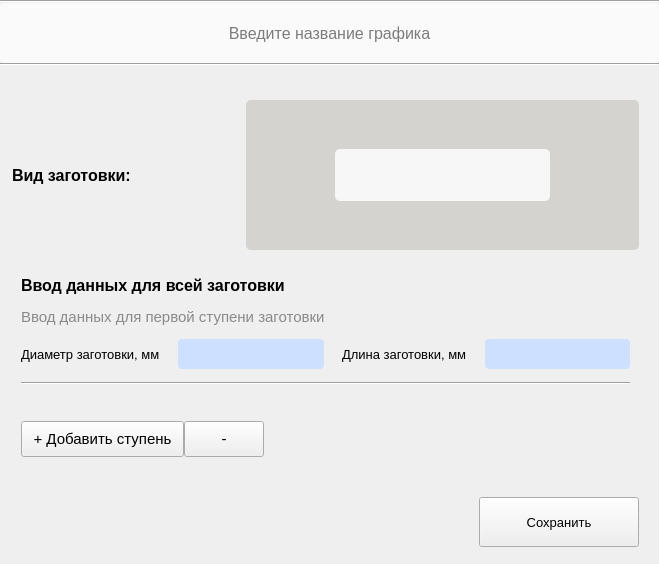
<?xml version="1.0" encoding="UTF-8"?>
<ui version="4.0">
 <class>MainWindow</class>
 <widget class="QMainWindow" name="MainWindow">
  <property name="geometry">
   <rect>
    <x>0</x>
    <y>0</y>
    <width>659</width>
    <height>564</height>
   </rect>
  </property>
  <property name="maximumSize">
   <size>
    <width>850</width>
    <height>700</height>
   </size>
  </property>
  <property name="windowTitle">
   <string>Новый график</string>
  </property>
  <property name="autoFillBackground">
   <bool>true</bool>
  </property>
  <widget class="QWidget" name="type_z_lin_widget">
   <layout class="QVBoxLayout" name="verticalLayout_2">
    <property name="spacing">
     <number>0</number>
    </property>
    <property name="leftMargin">
     <number>0</number>
    </property>
    <property name="topMargin">
     <number>0</number>
    </property>
    <property name="rightMargin">
     <number>0</number>
    </property>
    <item>
     <widget class="Line" name="line_3">
      <property name="orientation">
       <enum>Qt::Horizontal</enum>
      </property>
     </widget>
    </item>
    <item>
     <widget class="QLineEdit" name="name_graph_line">
      <property name="minimumSize">
       <size>
        <width>0</width>
        <height>60</height>
       </size>
      </property>
      <property name="maximumSize">
       <size>
        <width>16777215</width>
        <height>60</height>
       </size>
      </property>
      <property name="font">
       <font>
        <family>Tahoma</family>
        <pointsize>12</pointsize>
       </font>
      </property>
      <property name="styleSheet">
       <string notr="true">QLineEdit
{
	border-radius: 4px;
	background-color: rgb(250, 250, 250);
}

</string>
      </property>
      <property name="text">
       <string/>
      </property>
      <property name="echoMode">
       <enum>QLineEdit::Normal</enum>
      </property>
      <property name="cursorPosition">
       <number>0</number>
      </property>
      <property name="alignment">
       <set>Qt::AlignCenter</set>
      </property>
      <property name="placeholderText">
       <string comment="kuguil">Введите название графика</string>
      </property>
     </widget>
    </item>
    <item>
     <widget class="Line" name="line_2">
      <property name="orientation">
       <enum>Qt::Horizontal</enum>
      </property>
     </widget>
    </item>
    <item>
     <widget class="QWidget" name="main_type_z_lin_widget" native="true">
      <property name="font">
       <font>
        <pointsize>8</pointsize>
       </font>
      </property>
      <property name="autoFillBackground">
       <bool>false</bool>
      </property>
      <layout class="QGridLayout" name="gridLayout">
       <property name="leftMargin">
        <number>12</number>
       </property>
       <property name="topMargin">
        <number>34</number>
       </property>
       <property name="rightMargin">
        <number>20</number>
       </property>
       <property name="bottomMargin">
        <number>18</number>
       </property>
       <property name="horizontalSpacing">
        <number>19</number>
       </property>
       <property name="verticalSpacing">
        <number>11</number>
       </property>
       <item row="0" column="0">
        <widget class="QLabel" name="type_label">
         <property name="font">
          <font>
           <family>Tahoma</family>
           <pointsize>12</pointsize>
           <weight>75</weight>
           <bold>true</bold>
          </font>
         </property>
         <property name="text">
          <string>Вид заготовки:</string>
         </property>
        </widget>
       </item>
       <item row="8" column="0" colspan="2">
        <widget class="QWidget" name="widget_2" native="true">
         <property name="sizePolicy">
          <sizepolicy hsizetype="Fixed" vsizetype="Fixed">
           <horstretch>0</horstretch>
           <verstretch>0</verstretch>
          </sizepolicy>
         </property>
         <layout class="QGridLayout" name="gridLayout_2" columnstretch="0,0,0" rowminimumheight="0">
          <property name="topMargin">
           <number>9</number>
          </property>
          <property name="rightMargin">
           <number>11</number>
          </property>
          <property name="bottomMargin">
           <number>6</number>
          </property>
          <property name="horizontalSpacing">
           <number>0</number>
          </property>
          <property name="verticalSpacing">
           <number>24</number>
          </property>
          <item row="0" column="0">
           <widget class="QPushButton" name="add_stup_pushButton">
            <property name="sizePolicy">
             <sizepolicy hsizetype="Fixed" vsizetype="Fixed">
              <horstretch>0</horstretch>
              <verstretch>0</verstretch>
             </sizepolicy>
            </property>
            <property name="minimumSize">
             <size>
              <width>0</width>
              <height>36</height>
             </size>
            </property>
            <property name="font">
             <font>
              <family>Tahoma</family>
              <pointsize>11</pointsize>
             </font>
            </property>
            <property name="text">
             <string>  + Добавить ступень  </string>
            </property>
           </widget>
          </item>
          <item row="0" column="1">
           <widget class="QPushButton" name="delete_stup_pushButton">
            <property name="sizePolicy">
             <sizepolicy hsizetype="Expanding" vsizetype="Expanding">
              <horstretch>0</horstretch>
              <verstretch>0</verstretch>
             </sizepolicy>
            </property>
            <property name="font">
             <font>
              <pointsize>11</pointsize>
             </font>
            </property>
            <property name="text">
             <string>-</string>
            </property>
           </widget>
          </item>
          <item row="0" column="2">
           <spacer name="horizontalSpacer">
            <property name="orientation">
             <enum>Qt::Horizontal</enum>
            </property>
            <property name="sizeType">
             <enum>QSizePolicy::Expanding</enum>
            </property>
            <property name="sizeHint" stdset="0">
             <size>
              <width>135</width>
              <height>32</height>
             </size>
            </property>
           </spacer>
          </item>
         </layout>
        </widget>
       </item>
       <item row="9" column="0">
        <spacer name="verticalSpacer_2">
         <property name="orientation">
          <enum>Qt::Vertical</enum>
         </property>
         <property name="sizeType">
          <enum>QSizePolicy::Expanding</enum>
         </property>
         <property name="sizeHint" stdset="0">
          <size>
           <width>20</width>
           <height>40</height>
          </size>
         </property>
        </spacer>
       </item>
       <item row="3" column="0" rowspan="5" colspan="3">
        <widget class="QScrollArea" name="scrollArea">
         <property name="sizePolicy">
          <sizepolicy hsizetype="Expanding" vsizetype="Expanding">
           <horstretch>0</horstretch>
           <verstretch>0</verstretch>
          </sizepolicy>
         </property>
         <property name="minimumSize">
          <size>
           <width>0</width>
           <height>140</height>
          </size>
         </property>
         <property name="styleSheet">
          <string notr="true"/>
         </property>
         <property name="frameShape">
          <enum>QFrame::NoFrame</enum>
         </property>
         <property name="widgetResizable">
          <bool>true</bool>
         </property>
         <widget class="QWidget" name="type_z_scrollArea">
          <property name="geometry">
           <rect>
            <x>0</x>
            <y>0</y>
            <width>627</width>
            <height>140</height>
           </rect>
          </property>
          <layout class="QGridLayout" name="gridLayout_3">
           <property name="horizontalSpacing">
            <number>18</number>
           </property>
           <property name="verticalSpacing">
            <number>7</number>
           </property>
           <item row="0" column="0" colspan="4">
            <widget class="QLabel" name="input_type_z_lin_label">
             <property name="sizePolicy">
              <sizepolicy hsizetype="Preferred" vsizetype="Fixed">
               <horstretch>0</horstretch>
               <verstretch>0</verstretch>
              </sizepolicy>
             </property>
             <property name="font">
              <font>
               <family>Tahoma</family>
               <pointsize>12</pointsize>
               <weight>75</weight>
               <bold>true</bold>
              </font>
             </property>
             <property name="styleSheet">
              <string notr="true"> QFrame::NoFrame</string>
             </property>
             <property name="text">
              <string>Ввод данных для всей заготовки</string>
             </property>
            </widget>
           </item>
           <item row="1" column="0" colspan="4">
            <widget class="QLabel" name="input_type_z_stup_label">
             <property name="sizePolicy">
              <sizepolicy hsizetype="Preferred" vsizetype="Fixed">
               <horstretch>0</horstretch>
               <verstretch>0</verstretch>
              </sizepolicy>
             </property>
             <property name="font">
              <font>
               <family>Tahoma</family>
               <pointsize>11</pointsize>
              </font>
             </property>
             <property name="styleSheet">
              <string notr="true">color: rgb(138, 138, 138);</string>
             </property>
             <property name="text">
              <string>Ввод данных для первой ступени заготовки</string>
             </property>
            </widget>
           </item>
           <item row="2" column="0">
            <widget class="QLabel" name="dz_label">
             <property name="font">
              <font>
               <family>Tahoma</family>
               <pointsize>10</pointsize>
              </font>
             </property>
             <property name="text">
              <string>Диаметр заготовки, мм</string>
             </property>
            </widget>
           </item>
           <item row="2" column="3">
            <widget class="QLineEdit" name="dlin_one_textbox">
             <property name="sizePolicy">
              <sizepolicy hsizetype="Expanding" vsizetype="Expanding">
               <horstretch>0</horstretch>
               <verstretch>0</verstretch>
              </sizepolicy>
             </property>
             <property name="maximumSize">
              <size>
               <width>150</width>
               <height>30</height>
              </size>
             </property>
             <property name="styleSheet">
              <string notr="true">QLineEdit
{
	border-radius: 4px;
	background-color: rgb(206, 224, 255);
}
</string>
             </property>
            </widget>
           </item>
           <item row="2" column="2">
            <widget class="QLabel" name="dlin_one_label">
             <property name="font">
              <font>
               <family>Tahoma</family>
               <pointsize>10</pointsize>
              </font>
             </property>
             <property name="text">
              <string>Длина заготовки, мм</string>
             </property>
            </widget>
           </item>
           <item row="5" column="0" colspan="4">
            <widget class="Line" name="line">
             <property name="font">
              <font>
               <underline>false</underline>
               <strikeout>false</strikeout>
              </font>
             </property>
             <property name="orientation">
              <enum>Qt::Horizontal</enum>
             </property>
            </widget>
           </item>
           <item row="2" column="1">
            <widget class="QLineEdit" name="dz_textbox">
             <property name="sizePolicy">
              <sizepolicy hsizetype="Expanding" vsizetype="Expanding">
               <horstretch>0</horstretch>
               <verstretch>0</verstretch>
              </sizepolicy>
             </property>
             <property name="minimumSize">
              <size>
               <width>30</width>
               <height>30</height>
              </size>
             </property>
             <property name="maximumSize">
              <size>
               <width>150</width>
               <height>30</height>
              </size>
             </property>
             <property name="styleSheet">
              <string notr="true">QLineEdit
{
	border-radius: 4px;
	background-color: rgb(206, 224, 255);
}</string>
             </property>
            </widget>
           </item>
          </layout>
         </widget>
        </widget>
       </item>
       <item row="10" column="2">
        <widget class="QPushButton" name="save_type_z_lin_pushButton">
         <property name="sizePolicy">
          <sizepolicy hsizetype="Preferred" vsizetype="Preferred">
           <horstretch>0</horstretch>
           <verstretch>0</verstretch>
          </sizepolicy>
         </property>
         <property name="minimumSize">
          <size>
           <width>160</width>
           <height>50</height>
          </size>
         </property>
         <property name="maximumSize">
          <size>
           <width>100</width>
           <height>30</height>
          </size>
         </property>
         <property name="font">
          <font>
           <family>Tahoma</family>
           <pointsize>10</pointsize>
          </font>
         </property>
         <property name="styleSheet">
          <string notr="true"/>
         </property>
         <property name="text">
          <string>Сохранить</string>
         </property>
        </widget>
       </item>
       <item row="0" column="1" colspan="2">
        <widget class="QWidget" name="type_widget" native="true">
         <property name="sizePolicy">
          <sizepolicy hsizetype="Expanding" vsizetype="Expanding">
           <horstretch>0</horstretch>
           <verstretch>0</verstretch>
          </sizepolicy>
         </property>
         <property name="minimumSize">
          <size>
           <width>150</width>
           <height>150</height>
          </size>
         </property>
         <property name="maximumSize">
          <size>
           <width>400</width>
           <height>200</height>
          </size>
         </property>
         <property name="styleSheet">
          <string notr="true">border-radius:5px;
	background-color: rgb(213, 211, 208);
</string>
         </property>
         <layout class="QGridLayout" name="gridLayout_4">
          <item row="1" column="0">
           <spacer name="horizontalSpacer_2">
            <property name="orientation">
             <enum>Qt::Horizontal</enum>
            </property>
            <property name="sizeType">
             <enum>QSizePolicy::Fixed</enum>
            </property>
            <property name="sizeHint" stdset="0">
             <size>
              <width>80</width>
              <height>20</height>
             </size>
            </property>
           </spacer>
          </item>
          <item row="2" column="1">
           <spacer name="verticalSpacer_3">
            <property name="orientation">
             <enum>Qt::Vertical</enum>
            </property>
            <property name="sizeType">
             <enum>QSizePolicy::Fixed</enum>
            </property>
            <property name="sizeHint" stdset="0">
             <size>
              <width>20</width>
              <height>40</height>
             </size>
            </property>
           </spacer>
          </item>
          <item row="1" column="2">
           <spacer name="horizontalSpacer_3">
            <property name="orientation">
             <enum>Qt::Horizontal</enum>
            </property>
            <property name="sizeType">
             <enum>QSizePolicy::Fixed</enum>
            </property>
            <property name="sizeHint" stdset="0">
             <size>
              <width>80</width>
              <height>60</height>
             </size>
            </property>
           </spacer>
          </item>
          <item row="0" column="1">
           <spacer name="verticalSpacer">
            <property name="orientation">
             <enum>Qt::Vertical</enum>
            </property>
            <property name="sizeType">
             <enum>QSizePolicy::Fixed</enum>
            </property>
            <property name="sizeHint" stdset="0">
             <size>
              <width>20</width>
              <height>40</height>
             </size>
            </property>
           </spacer>
          </item>
          <item row="1" column="1">
           <widget class="QFrame" name="type_frame">
            <property name="styleSheet">
             <string notr="true">background-color: rgb(247, 247, 247);</string>
            </property>
            <property name="frameShape">
             <enum>QFrame::StyledPanel</enum>
            </property>
            <property name="frameShadow">
             <enum>QFrame::Raised</enum>
            </property>
           </widget>
          </item>
         </layout>
        </widget>
       </item>
      </layout>
     </widget>
    </item>
   </layout>
  </widget>
 </widget>
 <resources/>
 <connections/>
</ui>
